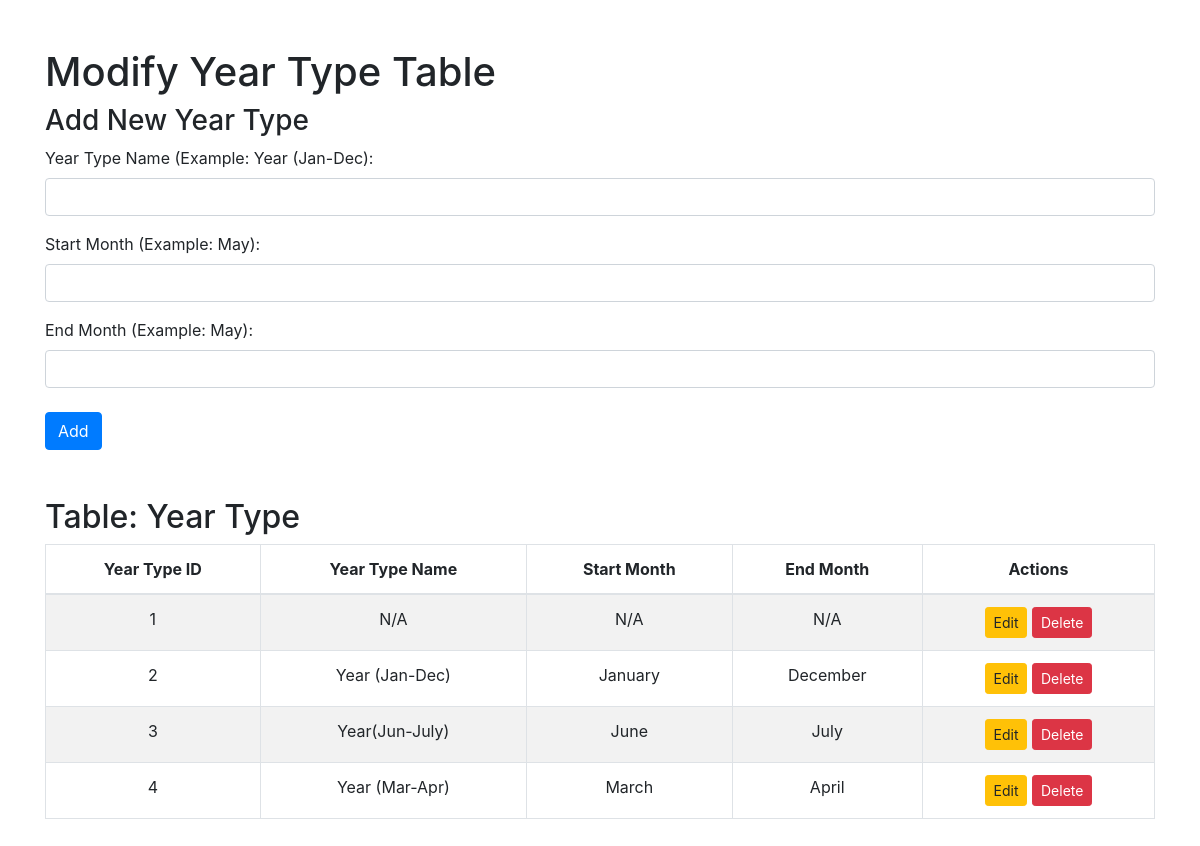
Page /input_tables/input_year_type.php on the committed database.
### tables this page shows
CREATE TABLE `yeartype` (
  `YearTypeID` int(11) NOT NULL,
  `YearTypeName` varchar(255) NOT NULL,
  `StartMonth` varchar(50) NOT NULL,
  `EndMonth` varchar(50) NOT NULL
);

### input_tables/input_year_type.php (the view, shortened to what this page needs)
<?php
include('../db_connect.php');
?>
<!DOCTYPE html>
<html>
<head>
    <link href="https://cdnjs.cloudflare.com/ajax/libs/bootstrap/4.6.2/css/bootstrap.min.css" rel="stylesheet">
</head>
<body>
    <div class="container mt-5">
        <h1>Modify Year Type Table</h1>
        <h3>Add New Year Type</h3>
        <form method="post" action="input_year_type.php" class="mb-4">
            <div class="form-group">
                <label for="yearTypeName">Year Type Name (Example: Year (Jan-Dec): </label>
                <input type="text" id="yearTypeName" name="yearTypeName" class="form-control" required>
            </div>
            <div class="form-group">
                <label for="startMonth">Start Month (Example: May):</label>
                <input type="text" id="startMonth" name="startMonth" class="form-control" required>
            </div>
            <div class="form-group">
                <label for="endMonth">End Month (Example: May):</label>
                <input type="text" id="endMonth" name="endMonth" class="form-control" required>
            </div>
            <button type="submit" class="btn btn-primary mt-2">Add</button>
        </form>
        <h2>Table: Year Type</h2>
        <div class="table-responsive">
            <table class="table table-bordered table-striped">
                <thead>
                    <tr>
                        <th>Year Type ID</th>
                        <th>Year Type Name</th>
                        <th>Start Month</th>
                        <th>End Month</th>
                        <th>Actions</th>
                    </tr>
                </thead>
                <tbody>
                    <?php
                    $result = $conn->query("SELECT * FROM yeartype ORDER BY YearTypeID");
                    while ($row = $result->fetch_assoc()) {
                        echo "<tr>";
                        echo "<td>" . htmlspecialchars($row['YearTypeID']) . "</td>";
                        echo "<td>" . htmlspecialchars($row['YearTypeName']) . "</td>";
                        echo "<td>" . htmlspecialchars($row['StartMonth']) . "</td>";
                        echo "<td>" . htmlspecialchars($row['EndMonth']) . "</td>";
                        echo "<td>";
                        echo "<a href='?action=edit&id=" . $row['YearTypeID'] . "' class='btn btn-warning btn-sm'>Edit</a> ";
                        echo "<a href='?action=delete&id=" . $row['YearTypeID'] . "' class='btn btn-danger btn-sm' onclick=\"return confirm('Are you sure you want to delete this record?');\">Delete</a>";
                        echo "</td>";
                        echo "</tr>";
                    }
                    ?>
                </tbody>
            </table>
        </div>
    </div>
</body>
</html>

### input_tables/input_year_type.php (style rules this page uses)
table th, table td { text-align: center; vertical-align: middle; }
.table-responsive { max-height: 400px; overflow-y: auto; }
.table thead th { position: sticky; top: 0; background-color: #fff; z-index: 1; }

### rows in the picture
yeartype: YearTypeID "1", YearTypeName "N/A", StartMonth "N/A", EndMonth "N/A"
yeartype: YearTypeID "2", YearTypeName "Year (Jan-Dec)", StartMonth "January", EndMonth "December"
yeartype: YearTypeID "3", YearTypeName "Year(Jun-July)", StartMonth "June", EndMonth "July"
yeartype: YearTypeID "4", YearTypeName "Year (Mar-Apr)", StartMonth "March", EndMonth "April"
